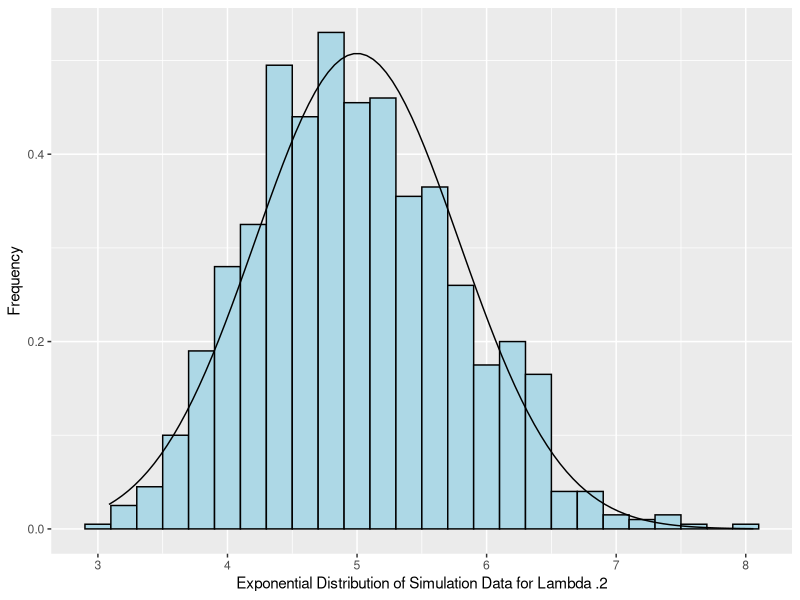

R code for this plot:
## ---- chunk 1

# constant variable values for simulation
# lambda is the rate
# n is the sample size
# simCnt is the number of simulations
lambdaVal <- .2
simCnt <- 1000
n <- 40

# set seed to 1.  Easy to remember
set.seed(1)

# Run simulation to gather data
# use rexp for random generation of the exponential distribution
# store the simulation data in a matrix 
simMatrix <- matrix(rexp(simCnt * n, rate=lambdaVal), simCnt, n)
simData <- rowMeans(simMatrix)

# Calculate the simulated mean
simMean <- mean(simData)

# Calculate the theoretical mean
theoryMean <- 1 / lambdaVal

# Print mean comparison
cat("Sample mean =", simMean, "and Theoretical mean =", theoryMean)
## ---- chunk 2

# Calculate the simulated variance
simVar <- var(simData)

# Calculate the theoretical variance
theoryVar <- (1/lambdaVal)^2/n

# Print variance comparison
cat("Sample variance =", simVar, "and Theoretical variance =", theoryVar)
## ---- chunk 3
library(ggplot2)
# Need to create a data frame for ggplot to use
simData_df <- data.frame(simData)

# Create graph to show normal distribution
# ggplot will build histogram using simData
# We will use stat_function to display the normal distribution to compare
ggplot(simData_df, aes(x = simData)) + 
    geom_histogram(aes(y=..density..), fill = I('lightblue'), 
                   binwidth = 0.20, color = I('black')) + 
  xlab("Exponential Distribution of Simulation Data for Lambda .2") +
  ylab("Frequency") +
  stat_function(fun = dnorm, args = list(mean = 5, sd = sd(simData_df$simData)))
